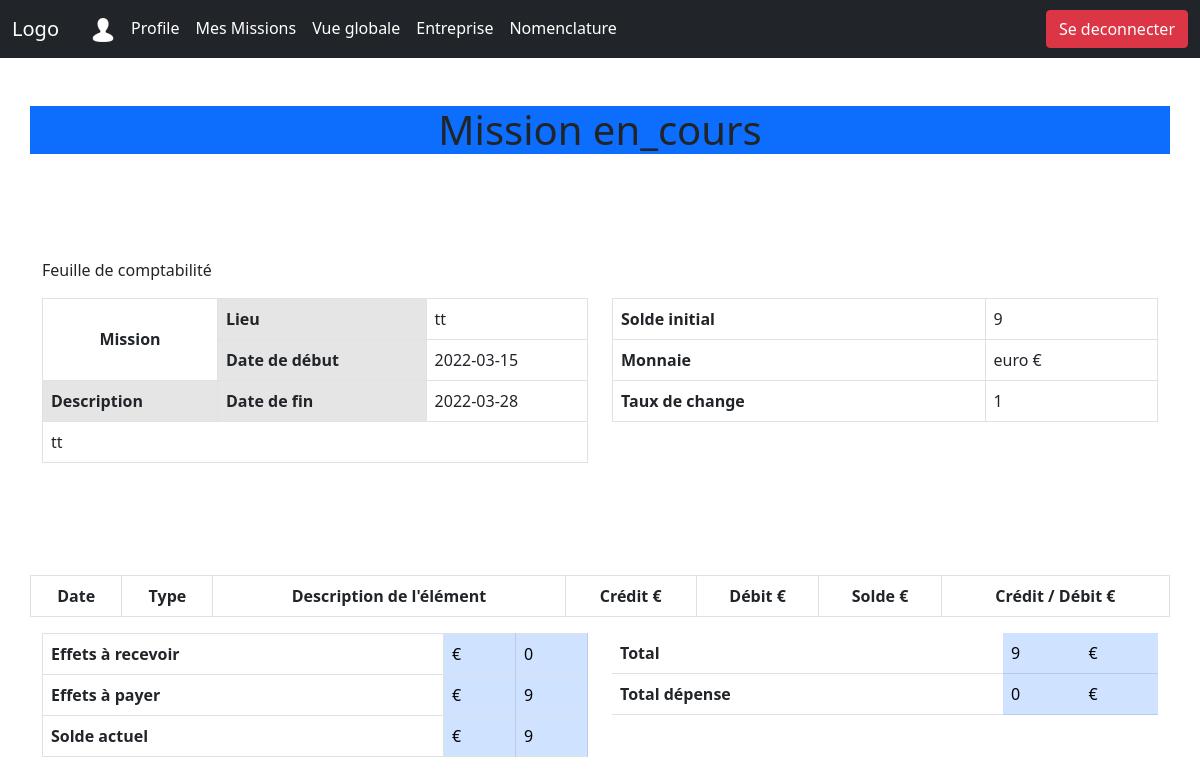
The page /page_mission.php?mission_id=mission-6236fd8382f3e9.99849820 (signed in) on the database as committed earlier.
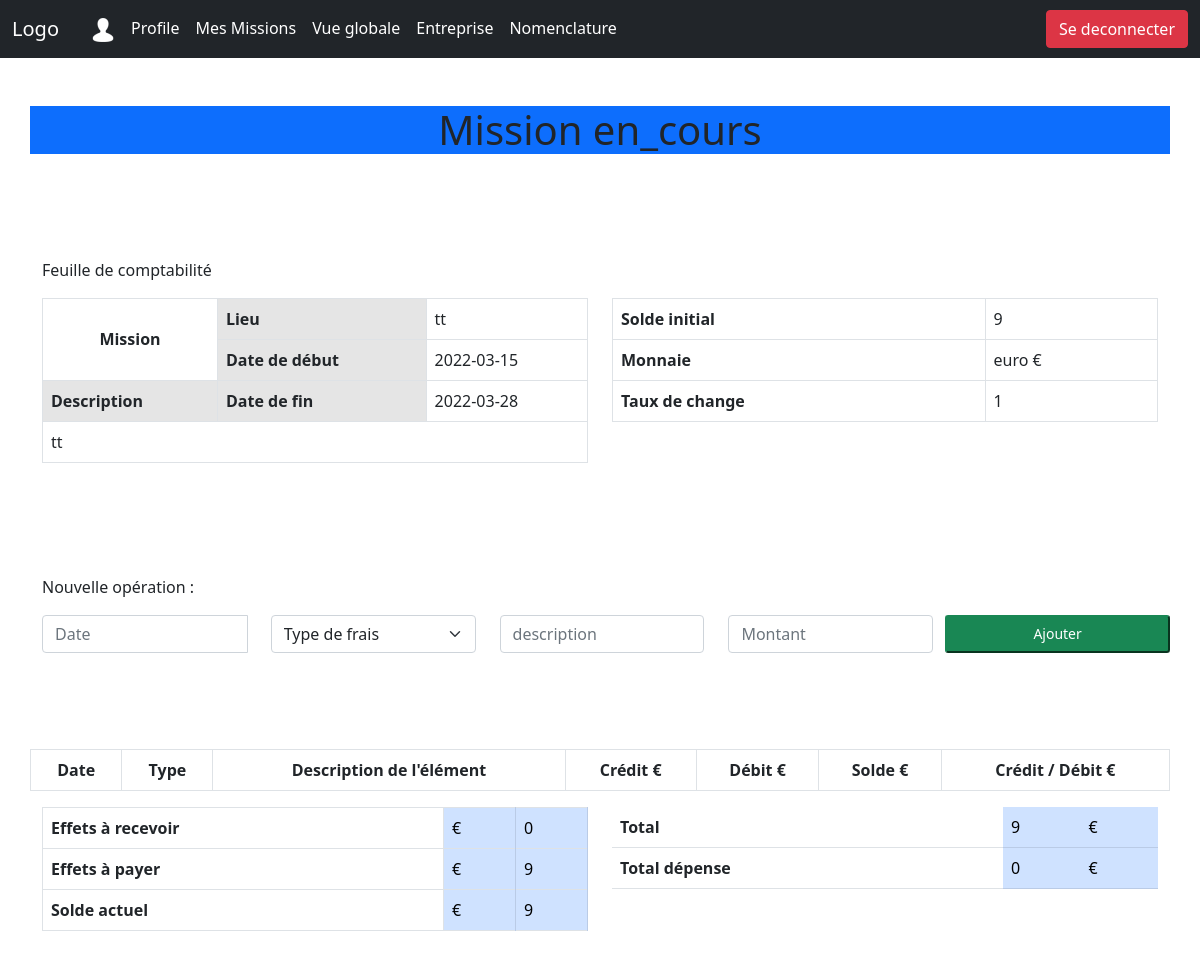
The same page on the database as committed later.
### services/dbFunctions.php (called while the page is built, shortened)
<?php
function getMissionById2($id)
{
    include "./config/config.php";
    try {
        $pdo = new PDO("mysql:host=$server;dbname=$dbname", $user, $password);
        $pdo->setAttribute(PDO::ATTR_ERRMODE, PDO::ERRMODE_EXCEPTION);
        $sql = "SELECT * FROM missions JOIN devise ON missions.devise=devise.nom WHERE missions.id= ?";
        $req = $pdo->prepare($sql);
        $req->execute([$id]);
        $result = $req->fetchAll();
        return [
            "status" => "success",
            "result" => $result
        ];
    } catch (PDOException $e) {
        return [
            "status" => "error",
            "message" => "Connection failed: " . $e->getMessage()
        ];
    }
}

### page_mission.php (the view, shortened to what the changed rows need)
<!DOCTYPE html>
<html>
<head>
    <link href="https://cdn.jsdelivr.net/npm/bootstrap@5.1.3/dist/css/bootstrap.min.css" rel="stylesheet"
>
    <link rel="stylesheet"
        href="https://cdnjs.cloudflare.com/ajax/libs/bootstrap-datepicker/1.9.0/css/bootstrap-datepicker.min.css">
</head>
<body>
    <?php
    include "navbar.php";
    include "./services/dbFunctions.php";
    if (!isset($_GET['mission_id']) && !isset($_GET['number'])) {
        die();
    } elseif (!isset($_GET['number']) || $_GET['number'] == "") {
        $indiceMission = "en_cours";
        $mission_id = $_GET['mission_id'];
    } else {
        $indiceMission = $_GET['number'];
        $mission_id = $_GET['mission_id'];
    }
    ?>
    <main>
        <section class="py-5">
            <div class="container bg-primary text-center">
                <h1>Mission <?php echo $indiceMission ?> </h1>
            </div>
        </section>
        <section class="py-5">
            <div class="container">
                <?php
                $result = getMissionById2($mission_id);
                $mission = $result["result"][0];
                $solde = $mission["solde_initial"];
                ?>
                <div class="row">
                    <div class="col">
                        <table class="table table-bordered">
                            <thead>
                                <tr>
                                    <th rowspan="2" scope="col" class="text-center align-middle">Mission</th>
                                    <th class="table-active" scope="col">Lieu</th>
                                    <td scope="col"><?php echo $mission["lieu"] ?></td>
                                </tr>
                                <tr>
                                    <th class="table-active">Date de début</th>
                                    <td><?php echo $mission["debut"] ?></td>
                                </tr>
                                <tr>
                                    <th class="table-active">Description</th>
                                    <th class="table-active">Date de fin</th>
                                    <td><?php echo $mission["fin"] ?></td>
                                </tr>
                                <tr>
                                    <td rowspan="3" colspan="3"><?php echo $mission["description"] ?></td>
                                </tr>
                            </thead>
                        </table>
                    </div>
                    <div class="col">
                        <table class="table table-bordered">
                            <thead>
                                <tr>
                                    <th>Solde initial</th>
                                    <td><?php echo $mission["solde_initial"] ?>
                                </tr>
                                <tr>
                                    <th>Monnaie</th>
                                    <td><?php echo $mission["nom"] .  "  " . $mission["symbole"] ?></td>
                                </tr>
                                <tr>
                                    <th>Taux de change</th>
                                    <td><?php echo $mission["taux_change"] ?></td>
                                </tr>
                            </thead>
                        </table>
                    </div>
                </div>
            </div>
        </section>
        <?php
        if ($mission["etat"] != "en cours") {
            $hide = "py-5 d-none";
        } else {
            $hide = "py-5";
        }
        ?>
        <section class='<?php echo $hide ?>'>
            <form class="container"
                action="page_mission.php?mission_id=<?php echo $mission_id ?>&number=<?php echo $indiceMission ?>"
                method="POST">
                <div class="row">
                    <p> Nouvelle opération :</p>
                </div>
                <div class="row">
                    <div class="col input-group date" data-provide="datepicker">
                        <input type="text" class="form-control" placeholder="Date" id="date" name="date" required>
                    </div>
                    <div class="col">
                        <select class="form-select" aria-label="Default select example" name="type" id="type" required>
                            <option selected>Type de frais</option>
                        </select>
                    </div>
                    <div class="col form-outline">
                        <input type="text" class="form-control" id="description" name="description"
                            placeholder="description" required />
                    </div>
                    <div class="col form-outline">
                        <input type="number" class="form-control" name="montant" placeholder="Montant" />
                    </div>
                    <button type="submit" class="col btn-sm btn-success">
                        Ajouter
                    </button>
                </div>
            </form>
        </section>
        <section class="py-5">
            <div class="container">
                <div class="row">
                    <table class="table table-bordered">
                        <thead>
                            <tr>
                                <th class="text-center">Date</th>
                                <th class="text-center">Type</th>
                                <th class="text-center">Description de l'élément</th>
                                <th class="text-center">Crédit <?php echo $mission["symbole"] ?> </th>
                                <th class="text-center">Débit <?php echo $mission["symbole"] ?></th>
                                <th class="text-center">Solde <?php echo $mission["symbole"] ?> </th>
                                <th class="text-center">Crédit / Débit €</th>
                            </tr>
                        </thead>
                            <?php
                            $depense = 0;
                            ?>
                    </table>
                </div>
                <div class="row">
                    <div class="col">
                        <table class="table table-bordered">
                            <thead>
                                <tr>
                                    <th>Effets à recevoir</th>
                                    <td class="table-primary">€</td>
                                    <td class="table-primary"><?php if ($solde < 0) {
                                                                    echo $solde * $mission["taux_change"];
                                                                } else {
                                                                    echo 0;
                                                                } ?></td>
                                </tr>
                                <tr>
                                    <th>Effets à payer</th>
                                    <td class="table-primary">€</td>
                                    <td class="table-primary"><?php if ($solde > 0) {
                                                                    echo $solde * $mission["taux_change"];
                                                                } else {
                                                                    echo 0;
                                                                } ?></td>
                                </tr>
                                <tr>
                                    <th>Solde actuel</th>
                                    <td class="table-primary">€</td>
                                    <td class="table-primary"><?php echo $solde * $mission["taux_change"] ?></td>
                                </tr>
                            </thead>
                        </table>
                    </div>
                    <div class="col">
                        <table class="table">
                            <thead>
                                <tr>
                                    <th>Total</th>
                                    <td class="table-primary"><?php echo $solde * $mission["taux_change"] ?></td>
                                    <td class="table-primary">€</td>
                                </tr>
                                <tr>
                                    <th>Total dépense</th>
                                    <td class="table-primary"><?php echo $depense * $mission["taux_change"] ?></td>
                                    <td class="table-primary">€</td>
                                </tr>
                            </thead>
                        </table>
                    </div>
                </div>
            </div>
        </section>
    </main>
</body>
</html>

Rows that differ between the two databases and show on the page:
changed missions "tt": etat empty → "en cours" (drawn)
Other text that changed with them:
form field type: (not shown) → "Type de frais"
text now shown: "Nouvelle opération : Ajouter"
